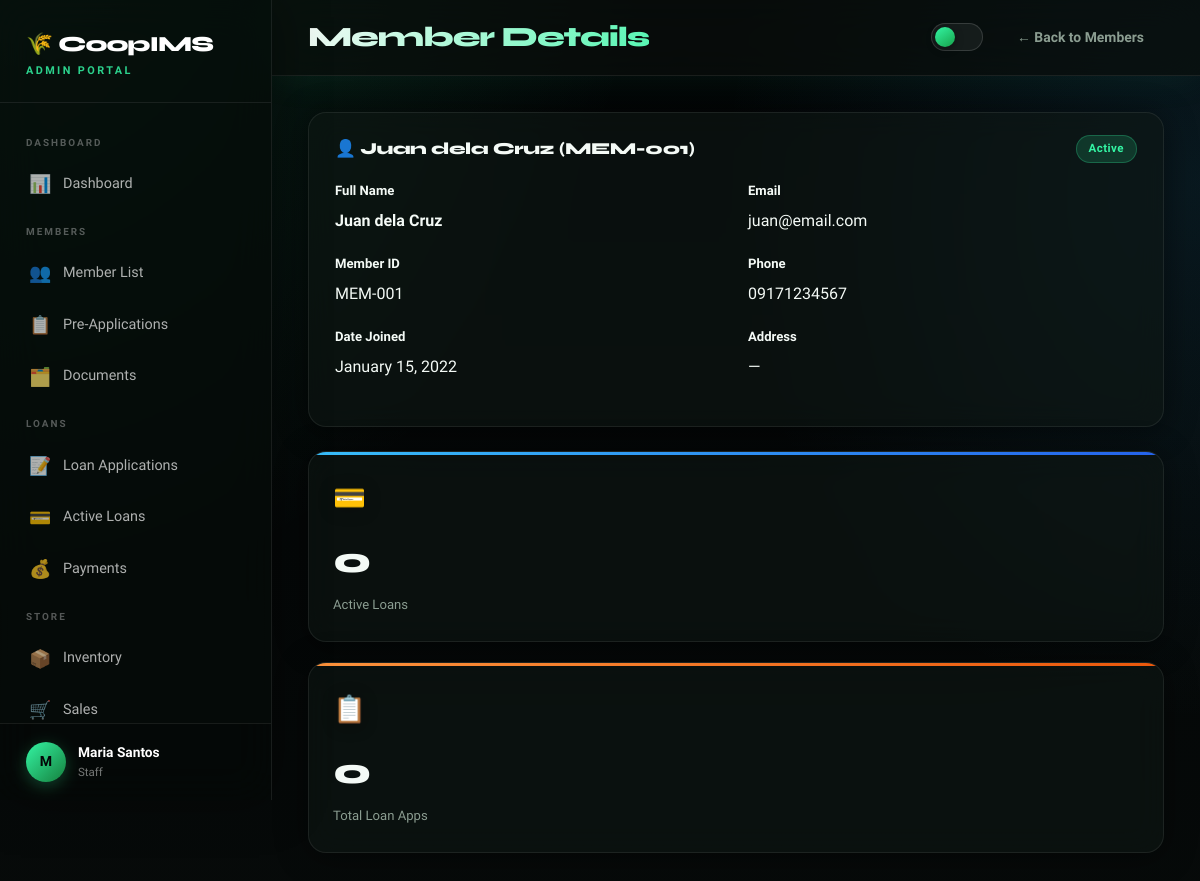
Screenshot of /admin_member_detail.php?id=1 (signed in) with the database file from the repository.
### tables this page shows
CREATE TABLE IF NOT EXISTS members (
    id              INT AUTO_INCREMENT PRIMARY KEY,
    member_id       VARCHAR(20) NOT NULL UNIQUE,
    first_name      VARCHAR(60) NOT NULL,
    middle_name     VARCHAR(60),
    last_name       VARCHAR(60) NOT NULL,
    email           VARCHAR(120),
    phone           VARCHAR(20),
    street          VARCHAR(150),
    barangay        VARCHAR(100),
    city            VARCHAR(100),
    province        VARCHAR(100),
    date_joined     DATE,
    status          ENUM('active','inactive','suspended') DEFAULT 'active',
    created_at      DATETIME DEFAULT CURRENT_TIMESTAMP
);

### admin_member_detail.php (the view, shortened to what this page needs)
<!DOCTYPE html>
<html lang="en">
<head>
  <link rel="stylesheet" href="css/style.css">
</head>
<body>
<?php
$db = getDB();
$id = (int)($_GET['id'] ?? 0);
$member = $db->query("SELECT *, CONCAT_WS(' ', first_name, middle_name, last_name) as full_name,
    CONCAT_WS(', ', street, barangay, city, province) as address
    FROM members WHERE id=$id")->fetch_assoc();
$activeLoans = $db->query("SELECT COUNT(*) as c FROM loans WHERE member_id=$id AND status='active'")->fetch_assoc()['c'];
$totalLoans = $db->query("SELECT COUNT(*) as c FROM loan_applications WHERE member_id=$id")->fetch_assoc()['c'];
?>
<?php include 'includes/admin_sidebar.php'; ?>
<div class="main-content">
  <div class="topbar">
    <div class="topbar-title">Member Details</div>
    <div class="topbar-actions">
      <a href="admin_members.php" class="btn btn-ghost">← Back to Members</a>
    </div>
  </div>
  <div class="page-body">
    <div class="card" style="margin-bottom:24px;">
      <div class="card-header">
        <span class="card-title">👤 <?= htmlspecialchars($member['full_name']) ?> (<?= $member['member_id'] ?>)</span>
        <div>
          <?php $sb=['active'=>'badge-green','inactive'=>'badge-gray','suspended'=>'badge-red']; ?>
          <span class="badge <?= $sb[$member['status']] ?>"><?= ucfirst($member['status']) ?></span>
        </div>
      </div>
      <div class="card-body">
        <div class="grid-2">
          <div>
            <div class="form-group">
              <label class="form-label">Full Name</label>
              <div class="text-lg fw-600"><?= htmlspecialchars($member['full_name']) ?></div>
            </div>
            <div class="form-group">
              <label class="form-label">Member ID</label>
              <div><?= $member['member_id'] ?></div>
            </div>
            <div class="form-group">
              <label class="form-label">Date Joined</label>
              <div><?= $member['date_joined'] ? date('F j, Y', strtotime($member['date_joined'])) : '—' ?></div>
            </div>
          </div>
          <div>
            <div class="form-group">
              <label class="form-label">Email</label>
              <div><?= htmlspecialchars($member['email'] ?? '—') ?></div>
            </div>
            <div class="form-group">
              <label class="form-label">Phone</label>
              <div><?= htmlspecialchars($member['phone'] ?? '—') ?></div>
            </div>
            <div class="form-group">
              <label class="form-label">Address</label>
              <div><?= htmlspecialchars(trim($member['address'], ', ') ?: '—') ?></div>
            </div>
          </div>
        </div>
      </div>
    </div>
    <div class="stats-grid" style="grid-template-columns:repeat(4,1fr);margin-bottom:24px;">
      <div class="stat-card blue"><span class="stat-icon">💳</span><div class="stat-value"><?= $activeLoans ?></div><div class="stat-label">Active Loans</div></div>
      <div class="stat-card gold"><span class="stat-icon">📋</span><div class="stat-value"><?= $totalLoans ?></div><div class="stat-label">Total Loan Apps</div></div>
    </div>
  </div>
</div>
</body>
</html>

### rows the page displays
members: member "MEM-001", status "Active", date_joined "January 15, 2022", email "juan@email.com", phone "09171234567"

### other values shown
substr($user['name'], 0, 1) "M"
$user['name'] "Maria Santos"
$user['role'] "Staff"
$member['full_name'] "Juan dela Cruz"
trim($member['address'], ', ') ?: '—' "—"
$activeLoans "0"
$totalLoans "0"
